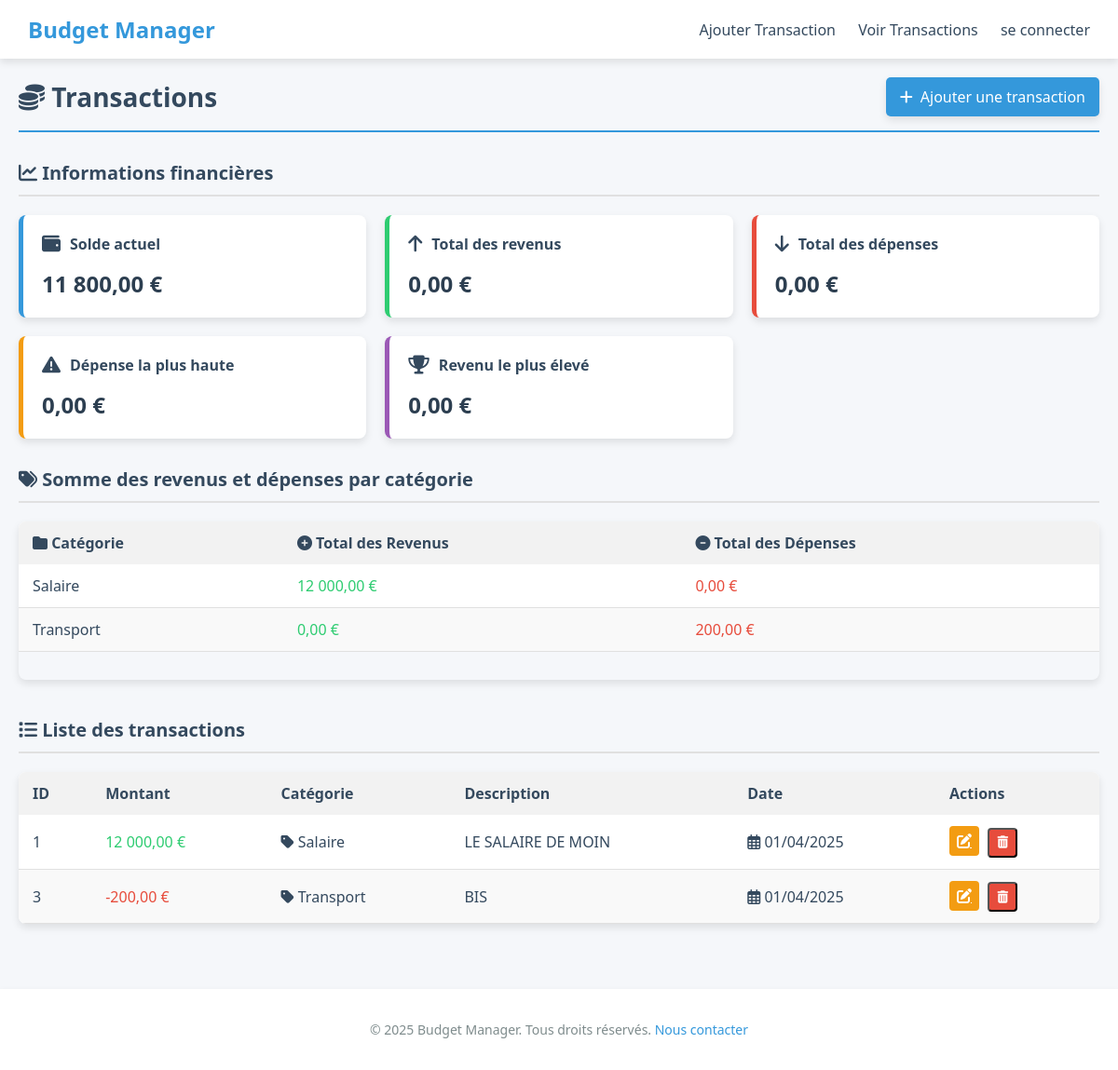
Screenshot of /app/views/view_transactions.php (signed in) with the database file from the repository.
### tables this page shows
CREATE TABLE `transactions` (
  `id` int(11) NOT NULL,
  `user_id` int(11) NOT NULL,
  `category_id` int(11) NOT NULL,
  `montant` decimal(10,2) NOT NULL,
  `description` text DEFAULT NULL,
  `date_transaction` date NOT NULL
);

CREATE TABLE `categories` (
  `id` int(11) NOT NULL,
  `nom` varchar(100) NOT NULL,
  `type` enum('revenu','depense') NOT NULL
);

### database/Database.php (called while the page is built)
<?php
class Database {
    private $host = 'localhost';
    private $dbname = 'gestion_budget';
    private $username = 'root';
    private $password = '';
    private $pdo;
    private static $instance = null;
    private function __construct() {
        try {
            $this->pdo = new PDO(
                "mysql:host={$this->host};dbname={$this->dbname};charset=utf8mb4",
                $this->username,
                $this->password
            );
            $this->pdo->setAttribute(PDO::ATTR_ERRMODE, PDO::ERRMODE_EXCEPTION);
        } catch (PDOException $e) {
            die("Database connection failed: " . $e->getMessage());
        }
    }
    public static function getInstance() {
        if (self::$instance === null) {
            self::$instance = new Database();
        }
        return self::$instance;
    }
    public function getConnection() {
        return $this->pdo;
    }
}

### app/controllers/TransactionController.php (called while the page is built, shortened)
<?php
require_once __DIR__ . '/../models/TransactionModel.php';
require_once __DIR__ . '/../database/Database.php';
class TransactionController {
    private $transactionModel;
    public function __construct() {
        $this->transactionModel = new TransactionModel(Database::getInstance()->getConnection());
    }
    public function handleViewTransactions() {
        $user_id = $_SESSION['user_id'];
        $mois_en_cours = date('Y-m');
        return [
            'transactions' => $this->transactionModel->getTransactionsByUser($user_id),
            'solde' => $this->transactionModel->getSolde($user_id),
            'resume_mois' => $this->transactionModel->getResumeMois($user_id, $mois_en_cours),
            'categories' => $this->transactionModel->getCategoriesSummary($user_id),
            'max_values' => $this->transactionModel->getMaxValues($user_id, $mois_en_cours),
        ];
    }
}

### app/models/TransactionModel.php (called while the page is built, shortened)
<?php
require_once __DIR__ . '/../database/Database.php';
class TransactionModel {
    private $pdo;
    public function __construct($pdo) {
        $this->pdo = $pdo;
    }
    public function getTransactionsByUser($user_id) {
        $stmt = $this->pdo->prepare("SELECT t.id, t.montant, t.description, t.date_transaction, c.nom AS categorie
                                    FROM transactions t
                                    JOIN categories c ON t.category_id = c.id
                                    WHERE t.user_id = ?
                                    ORDER BY t.date_transaction DESC");
        $stmt->execute([$user_id]);
        return $stmt->fetchAll(PDO::FETCH_ASSOC);
    }
    public function getSolde($user_id) {
        $stmt = $this->pdo->prepare("SELECT SUM(montant) AS total FROM transactions WHERE user_id = ?");
        $stmt->execute([$user_id]);
        return $stmt->fetch(PDO::FETCH_ASSOC)['total'];
    }
    public function getResumeMois($user_id, $mois_en_cours) {
        $stmt = $this->pdo->prepare("SELECT
                SUM(CASE WHEN montant > 0 THEN montant ELSE 0 END) AS total_revenus,
                SUM(CASE WHEN montant < 0 THEN montant ELSE 0 END) AS total_depenses
            FROM transactions
            WHERE user_id = ? AND DATE_FORMAT(date_transaction, '%Y-%m') = ?");
        $stmt->execute([$user_id, $mois_en_cours]);
        return $stmt->fetch(PDO::FETCH_ASSOC);
    }
    public function getCategoriesSummary($user_id) {
        $stmt = $this->pdo->prepare("SELECT c.nom,
                SUM(CASE WHEN t.montant > 0 THEN t.montant ELSE 0 END) AS total_revenus,
                SUM(CASE WHEN t.montant < 0 THEN t.montant ELSE 0 END) AS total_depenses
            FROM transactions t
            JOIN categories c ON t.category_id = c.id
            WHERE t.user_id = ?
            GROUP BY c.nom");
        $stmt->execute([$user_id]);
        return $stmt->fetchAll(PDO::FETCH_ASSOC);
    }
    public function getMaxValues($user_id, $mois_en_cours) {
        $stmt = $this->pdo->prepare("SELECT
                MAX(montant) AS max_revenu,
                MIN(montant) AS max_depense
            FROM transactions
            WHERE user_id = ? AND DATE_FORMAT(date_transaction, '%Y-%m') = ?");
        $stmt->execute([$user_id, $mois_en_cours]);
        return $stmt->fetch(PDO::FETCH_ASSOC);
    }
}

### app/views/view_transactions.php (the view, shortened to what this page needs)
<?php
require_once __DIR__ . '/../controllers/TransactionController.php';
$controller = new TransactionController();
$data = $controller->handleViewTransactions();
$transactions = $data['transactions'];
$solde = $data['solde'];
$resume_mois = $data['resume_mois'];
$categories = $data['categories'];
$max_values = $data['max_values'];
?>
<!DOCTYPE html>
<html lang="fr">
<head>
    <link rel="stylesheet" href="../../assets/css/transaction.css">
    <link rel="stylesheet" href="https://cdnjs.cloudflare.com/ajax/libs/font-awesome/6.4.0/css/all.min.css">
</head>
<body>
   <nav class="navbar">
        <div class="navbar-brand">
            <h1>Budget Manager</h1>
        </div>
        <div class="navbar-links">
            <a href="ajouter_transaction.php" class="active">Ajouter Transaction</a>
            <a href="view_transactions.php">Voir Transactions</a>
            <a href="login.php">se connecter</a>
        </div>
    </nav>
    <div class="container">
        <div class="header">
            <h1><i class="fas fa-coins"></i> Transactions</h1>
            <a href="ajouter_transaction.php" class="btn">
                <i class="fas fa-plus"></i> Ajouter une transaction
            </a>
        </div>
        <div class="dashboard">
            <h2 class="section-title"><i class="fas fa-chart-line"></i> Informations financières</h2>
            <div class="cards">
                <div class="card card-solde">
                    <h3 class="card-title"><i class="fas fa-wallet"></i> Solde actuel</h3>
                    <div class="card-value"><?= number_format($solde, 2, ',', ' ') ?> €</div>
                </div>
                <div class="card card-revenus">
                    <h3 class="card-title"><i class="fas fa-arrow-up"></i> Total des revenus</h3>
                    <div class="card-value"><?= number_format($resume_mois['total_revenus'], 2, ',', ' ') ?> €</div>
                </div>
                <div class="card card-depenses">
                    <h3 class="card-title"><i class="fas fa-arrow-down"></i> Total des dépenses</h3>
                    <div class="card-value"><?= number_format(abs($resume_mois['total_depenses']), 2, ',', ' ') ?> €</div>
                </div>
                <div class="card card-max-depense">
                    <h3 class="card-title"><i class="fas fa-exclamation-triangle"></i> Dépense la plus haute</h3>
                    <div class="card-value"><?= number_format(abs($max_values['max_depense']), 2, ',', ' ') ?> €</div>
                </div>
                <div class="card card-max-revenu">
                    <h3 class="card-title"><i class="fas fa-trophy"></i> Revenu le plus élevé</h3>
                    <div class="card-value"><?= number_format($max_values['max_revenu'], 2, ',', ' ') ?> €</div>
                </div>
            </div>
            <h2 class="section-title"><i class="fas fa-tags"></i> Somme des revenus et dépenses par catégorie</h2>
            <div class="table-wrapper">
                <table class="categories">
                    <thead>
                        <tr>
                            <th><i class="fas fa-folder"></i> Catégorie</th>
                            <th><i class="fas fa-plus-circle"></i> Total des Revenus</th>
                            <th><i class="fas fa-minus-circle"></i> Total des Dépenses</th>
                        </tr>
                    </thead>
                    <tbody>
                        <?php foreach ($categories as $categorie): ?>
                            <tr>
                                <td><?= htmlspecialchars($categorie['nom']) ?></td>
                                <td class="amount-positive"><?= number_format($categorie['total_revenus'], 2, ',', ' ') ?> €</td>
                                <td class="amount-negative"><?= number_format(abs($categorie['total_depenses']), 2, ',', ' ') ?> €</td>
                            </tr>
                        <?php endforeach; ?>
                    </tbody>
                </table>
            </div>
        </div>
        <h2 class="section-title"><i class="fas fa-list"></i> Liste des transactions</h2>
        <?php if (empty($transactions)): ?>
            <div class="empty-state">
                <i class="fas fa-search"></i>
                <p>Aucune transaction trouvée.</p>
            </div>
        <?php else: ?>
            <div class="table-wrapper">
                <table>
                    <thead>
                        <tr>
                            <th>ID</th>
                            <th>Montant</th>
                            <th>Catégorie</th>
                            <th>Description</th>
                            <th>Date</th>
                            <th>Actions</th>
                        </tr>
                    </thead>
                    <tbody>
                        <?php foreach ($transactions as $transaction): ?>
                            <tr>
                                <td><?= htmlspecialchars($transaction['id']) ?></td>
                                <td class="<?= $transaction['montant'] > 0 ? 'amount-positive' : 'amount-negative' ?>">
                                    <?= number_format($transaction['montant'], 2, ',', ' ') ?> €
                                </td>
                                <td>
                                    <i class="fas fa-tag"></i> <?= htmlspecialchars($transaction['categorie']) ?>
                                </td>
                                <td><?= htmlspecialchars($transaction['description']) ?></td>
                                <td>
                                    <i class="far fa-calendar-alt"></i> <?= date('d/m/Y', strtotime($transaction['date_transaction'])) ?>
                                </td>
                                <td>
                                    <a href="modifier_transaction.php?id=<?= $transaction['id'] ?>" class="action-btn edit-btn" title="Modifier">
                                        <i class="fas fa-edit"></i>
                                    </a>
                                    <form method="post" style="display:inline;">
                                        <button type="submit" class="action-btn delete-btn" title="Supprimer" onclick="return confirm('Supprimer cette transaction ?')">
                                            <i class="fas fa-trash-alt"></i>
                                        </button>
                                    </form>
                                </td>
                            </tr>
                        <?php endforeach; ?>
                    </tbody>
                </table>
            </div>
        <?php endif; ?>
    </div>
    <footer class="footer">
        <p>© 2025 Budget Manager. Tous droits réservés. <a href="mailto:contact@budgetmanager.com">Nous contacter</a></p>
    </footer>
</body>
</html>

### assets/css/transaction.css (style rules this page uses)
:root { --primary: #3498db; --success: #2ecc71; --warning: #f39c12; --danger: #e74c3c; --info: #9b59b6; --dark: #34495e; --light: #f8f9fa; --shadow: 0 4px 8px rgba(0,0,0,0.1); }
body { margin: 0; font-family: 'Segoe UI', Tahoma, Geneva, Verdana, sans-serif; background-color: #f5f7fa; color: var(--dark); }
.navbar { background-color: white; box-shadow: var(--shadow); padding: 15px 30px; display: flex; justify-content: space-between; align-items: center; }
.navbar-brand h1 { color: var(--primary); font-size: 24px; margin: 0; }
.navbar-links a { margin-left: 20px; text-decoration: none; color: var(--dark); font-weight: 500; transition: color 0.3s; }
.container { max-width: 1200px; margin: 0 auto; padding: 20px; }
.header { display: flex; justify-content: space-between; align-items: center; margin-bottom: 30px; border-bottom: 2px solid var(--primary); padding-bottom: 15px; }
.header h1 { margin: 0; color: var(--dark); font-size: 28px; }
.btn { display: inline-flex; align-items: center; padding: 10px 15px; background-color: var(--primary); color: white; border-radius: 5px; text-decoration: none; font-weight: 500; box-shadow: var(--shadow); transition: all 0.3s ease; }
.btn i { margin-right: 8px; }
.dashboard { margin-bottom: 40px; }
.cards { display: grid; grid-template-columns: repeat(auto-fill, minmax(280px, 1fr)); gap: 20px; margin-bottom: 30px; }
.card { background: white; border-radius: 8px; padding: 20px; box-shadow: var(--shadow); transition: transform 0.3s ease; }
.card-solde { border-left: 5px solid var(--primary); }
.card-revenus { border-left: 5px solid var(--success); }
.card-depenses { border-left: 5px solid var(--danger); }
.card-max-depense { border-left: 5px solid var(--warning); }
.card-max-revenu { border-left: 5px solid var(--info); }
.card-title { display: flex; align-items: center; margin-top: 0; margin-bottom: 15px; color: var(--dark); font-size: 16px; font-weight: 600; }
.card-title i { margin-right: 10px; font-size: 20px; }
.card-value { font-size: 24px; font-weight: 700; color: #2c3e50; }
.section-title { margin-top: 30px; margin-bottom: 20px; color: var(--dark); border-bottom: 2px solid #e0e0e0; padding-bottom: 10px; font-size: 20px; }
.table-wrapper { overflow-x: auto; border-radius: 8px; box-shadow: var(--shadow); }
table { width: 100%; border-collapse: collapse; background-color: white; }
table.categories { margin-bottom: 30px; }
th, td { padding: 12px 15px; text-align: left; }
th { background-color: #f2f2f2; color: var(--dark); font-weight: 600; }
tr:nth-child(even) { background-color: #f9f9f9; }
td { border-bottom: 1px solid #e0e0e0; }
.amount-positive { color: var(--success); font-weight: 500; }
.amount-negative { color: var(--danger); font-weight: 500; }
.action-btn { display: inline-flex; align-items: center; justify-content: center; width: 32px; height: 32px; border-radius: 4px; margin-right: 5px; cursor: pointer; transition: all 0.2s ease; }
.edit-btn { background-color: var(--warning); color: white; }
.delete-btn { background-color: var(--danger); color: white; }
.footer { margin-top: 50px; padding: 20px; text-align: center; font-size: 14px; color: #7f8c8d; background-color: #fff; box-shadow: var(--shadow); }
.footer a { color: var(--primary); text-decoration: none; }

### rows the page displays
transactions: id "1", montant "12 000,00", category.nom "Salaire", description "LE SALAIRE DE MOIN", date_transaction "01/04/2025"
transactions: id "3", montant "-200,00", category.nom "Transport", description "BIS", date_transaction "01/04/2025"

### other values shown
$solde "11 800,00"
$resume_mois['total_revenus'] "0,00"
abs($resume_mois['total_depenses']) "0,00"
abs($max_values['max_depense']) "0,00"
$max_values['max_revenu'] "0,00"
$categorie['nom'] "Salaire"
$categorie['total_revenus'] "12 000,00"
abs($categorie['total_depenses']) "0,00"
$categorie['nom'] "Transport"
$categorie['total_revenus'] "0,00"
abs($categorie['total_depenses']) "200,00"
